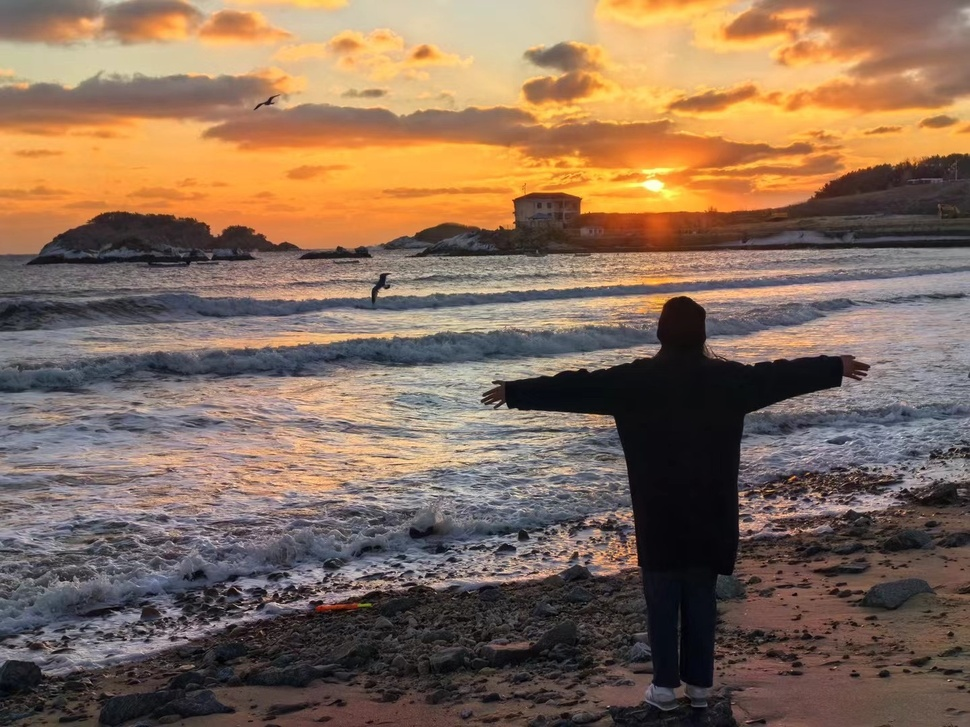
#> input picture 数据处理/matpoltlib/test.jpeg, 970 x 727 px, shrunk from 1440 x 1080 before the run
$ python 31-test.py
#> lines starting #> are read from the running program, lines starting #| are printed output that depends on the picture
import cv2
import numpy as np
from scipy.signal import convolve2d

kernel = np.array([[1, 2, 1],
                   [0, 0, 0],
                   [1, 0, -1]])

kernel1 = np.array([[1, 0, -1],
                    [2, 0, -2],
                    [1, 0, -1]])

# kernel = kernel[::-1, ::-1]

img = cv2.imread('test.jpeg')
#> img is the input picture: shape (727, 970, 3); mean B, G, R 89.3, 108.2, 133.6
gray = cv2.cvtColor(img, cv2.COLOR_BGR2GRAY)
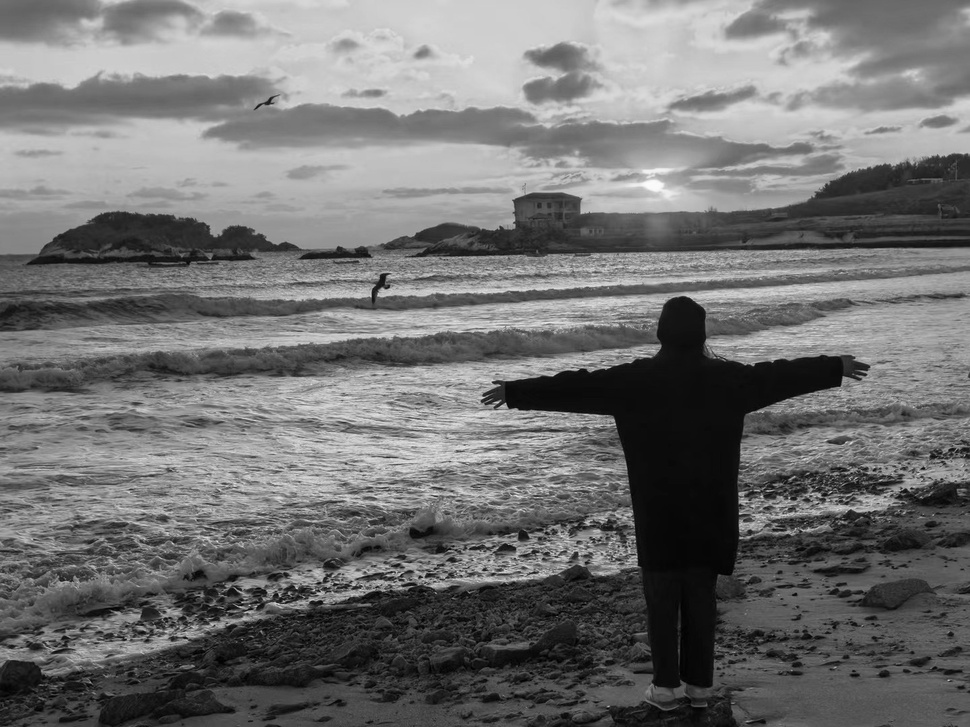
#> gray: shape (727, 970); min 0, max 252, mean 113.7
gray1 = convolve2d(gray, kernel, 'same')
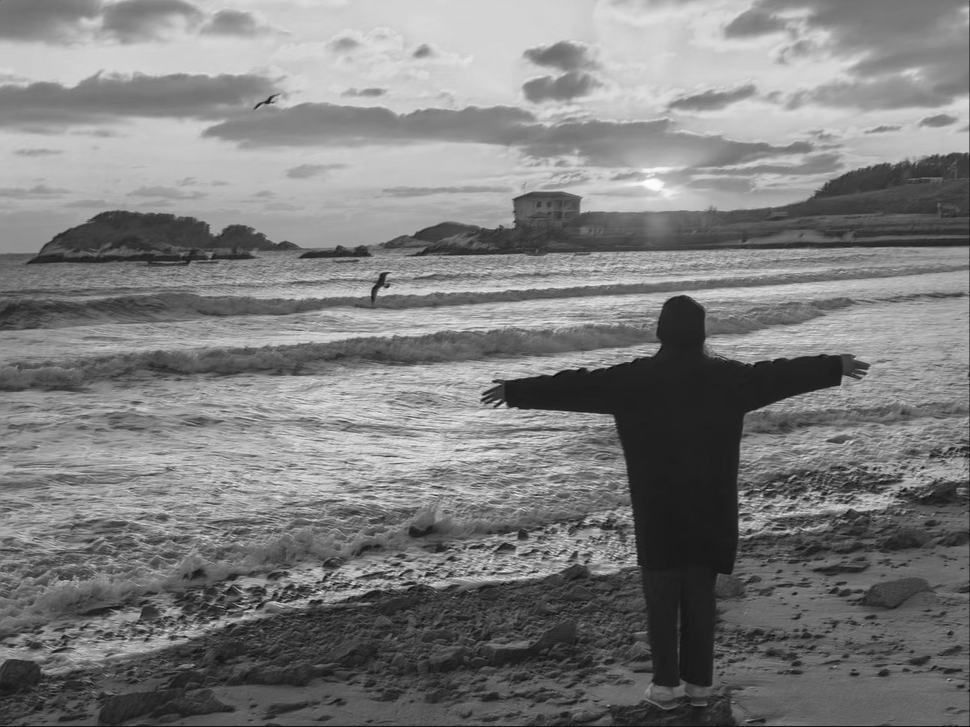
#> gray1: shape (727, 970) int64; min -92, max 1015, mean 453.5; drawn with min black and max white
gray2 = convolve2d(gray, kernel1, 'same')
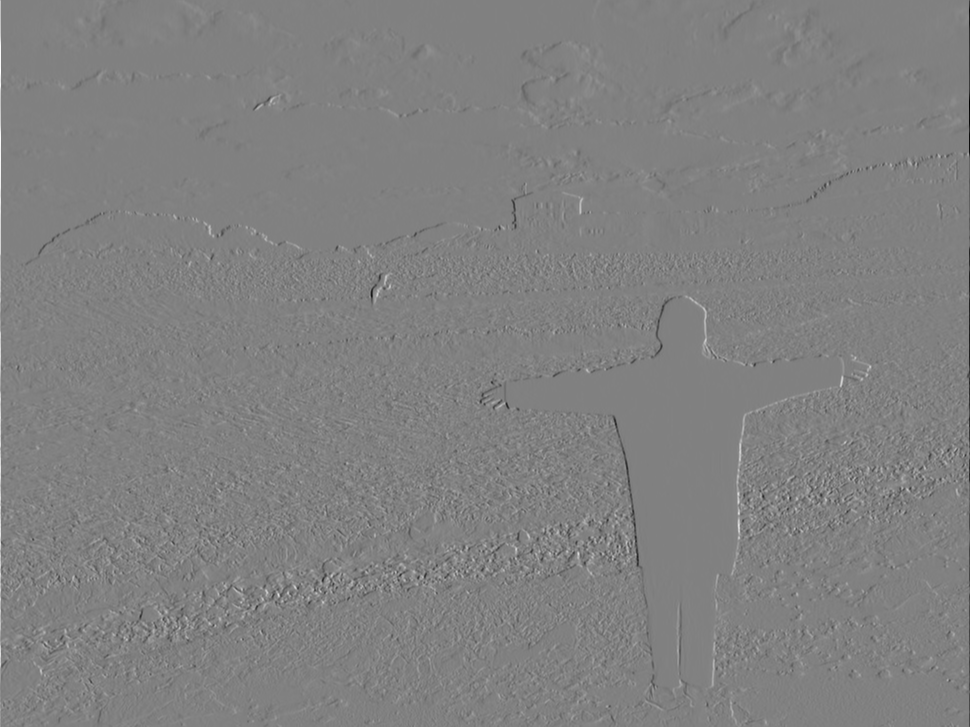
#> gray2: shape (727, 970) int64; min -840, max 821, mean 0; drawn with min black and max white
gray=(gray1+gray2)/2
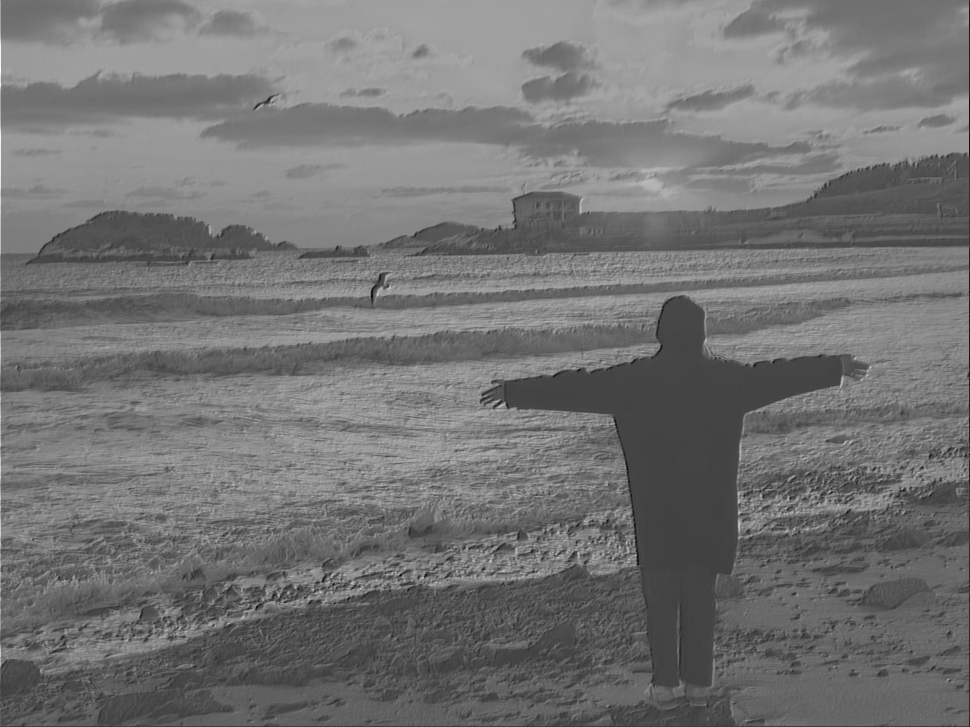
#> gray: shape (727, 970) float64; min -266, max 820, mean 226.7; drawn with min black and max white

# 归一化处理
gray = (gray - np.min(gray)) / (np.max(gray) - np.min(gray)) * 255
gray = np.round(gray).astype(np.uint8)


# gray = (gray - np.min(gray)) / (np.max(gray) - np.min(gray)) * 255
# gray = np.round(gray).astype(np.uint8)

print(gray)
#> (printed output is left out)
cv2.imshow('Gray', gray)
cv2.waitKey(0)
cv2.destroyAllWindows()
